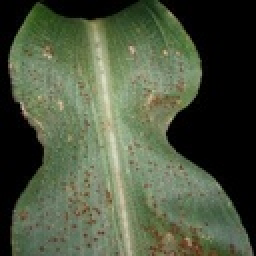
#> input picture Membangun_model/images/Corn_(maize)___Common_rust_/image_0005.jpg, 128 x 128 px (shown 2 times larger); its folder holds only this picture in this run
$ python modelling.py
#> lines starting #> are read from the running program, lines starting #| are printed output that depends on the picture

from pathlib import Path

import mlflow
import mlflow.sklearn
import numpy as np
from PIL import Image

from sklearn.model_selection import train_test_split
from sklearn.pipeline import make_pipeline
from sklearn.preprocessing import StandardScaler, LabelEncoder
from sklearn.svm import SVC
from sklearn.metrics import (
    accuracy_score,
    classification_report,
    confusion_matrix,
    f1_score,
)

# Konfigurasi
DATASET_DIR = Path(__file__).parent / "images"
IMG_SIZE = (32, 32)
RANDOM_STATE = 42


def load_dataset():
    images = []
    labels = []

    if not DATASET_DIR.exists():
        raise FileNotFoundError(
            f"Folder dataset tidak ditemukan: {DATASET_DIR}"
        )

    for class_dir in sorted(DATASET_DIR.iterdir()):
        if not class_dir.is_dir():
            continue

        for image_path in sorted(class_dir.iterdir()):
            if image_path.suffix.lower() not in {
                ".jpg", ".jpeg", ".png", ".bmp", ".webp"
            }:
                continue

            try:
                with Image.open(image_path) as image:
#> image is the input picture: PIL image 128x128 RGB; mean R, G, B 76.7, 86.2, 64.1
                    image = image.convert("RGB").resize(IMG_SIZE)
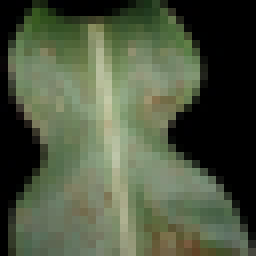
#> image: PIL image 32x32 RGB (shown 8 times larger); mean R, G, B 76.8, 86.4, 64.2
                    image_array = np.asarray(
                        image, dtype=np.float32
                    ).flatten() / 255.0
#> image_array = 3072 values, max 0.788 at index 1192, min 0 at index 0, mean 0.297

                images.append(image_array)
                labels.append(class_dir.name)

            except (OSError, ValueError) as error:
                print(f"Gambar dilewati: {image_path} ({error})")
#> pass 2 of the loop in load_dataset, `for class_dir in sorted(DATASET_DIR.iterdir()):`:
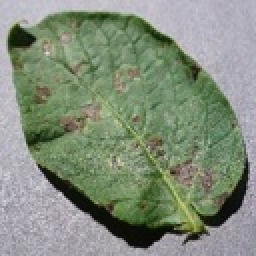
#> input picture Membangun_model/images/Potato___Early_blight/image_0310.jpg, 128 x 128 px (shown 2 times larger)
#> in load_dataset, image is the input picture: PIL image 128x128 RGB; mean R, G, B 130.5, 141.5, 123.4
#> in load_dataset, `image = image.convert("RGB").resize(IMG_SIZE)`:
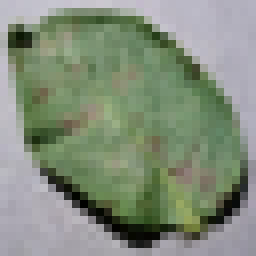
#> image: PIL image 32x32 RGB (shown 8 times larger); mean R, G, B 130.5, 141.5, 123.4
#> image_array = 3072 values, max 0.816 at index 29, min 0 at index 2333, mean 0.517

    if not images:
        raise ValueError("Tidak ada gambar yang berhasil dimuat.")

    return np.asarray(images), np.asarray(labels)


def main():
    X, labels = load_dataset()

    encoder = LabelEncoder()
    y = encoder.fit_transform(labels)
#> y = [0, 1]

#> (the run stopped early here; a loop or call above may not have finished)
